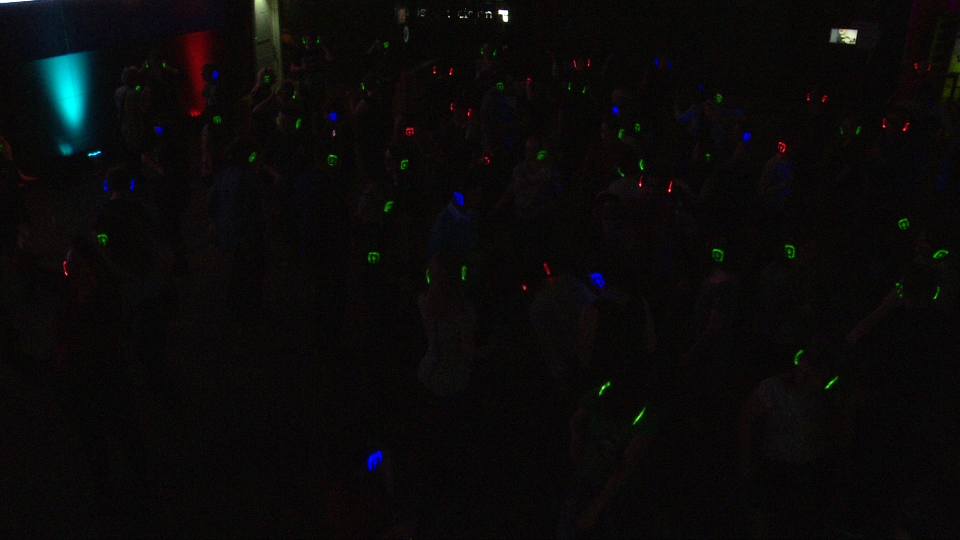
#> input picture SilentDiscoProcessing/test_images/Trimmed_1_2.png, 1920 x 1080 px, given as the content of the folder /Users/artemiscapari/Desktop/SilentDisco/SilentD/all_images, which was not available (shown at 1/2 size)
$ python Run_Sift.py   (older library calls are emulated)
#> lines starting #> are read from the running program, lines starting #| are printed output that depends on the picture; pictures that were not available may be replaced by others from this repository, and a replacement may not be noted
### SilentDiscoProcessing/Functions.py
#Functions for Silent Disco Processing

import os
import cv2
import numpy as np
import math
from matplotlib import pyplot as plt
import operator
from operator import itemgetter
from os import listdir
from os.path import isfile, join
import glob


#############################
# Video processing#
#############################

# [46 lines left out: functions read_video, get_number_frames, extract_frame, not called in this run]


##########################
#  Image Processing  #
##########################

def read_image(imin, colorspace = None):
    """ Reads an image from filepath.

    Args:
        imin: full path to image (absolute or relative), if it's not a string the function assumes
              it to be an image.
        colorspace: one of the following cv2.imread flags: cv2.IMREAD_COLOR, cv2.IMREAD_GRAYSCALE,
                    cv2.IMREAD_UNCHANGED (optional).
    Returns:
        An image array.
    """

    if isinstance(imin, str):
        imin = os.path.expanduser(imin)

        return cv2.imread(imin)

        # [5 lines of commented-out code are left out]
    else:
        return imin

# [38 lines left out: functions save_images, save_image, not called in this run]

def separate_colors(imin, imdir = None):
    """ Takes a colour image and separates the colour layers.

    Args:
        imin: path to image (absolute or relative) or color image to separate.
        imdir:

    Returns:
        saves individual color layers to file
        b, g, r: individual color layers of the original image.
    """

    img = read_image(imin)

    r, g, b = cv2.split(img)


    return r, g, b


########################
#  Headphone Detection #
########################


# [167 lines left out: functions double_contour, find_boxes, crop_save, crop_checking_saving, not called in this run]


#############################
#           SIFT            #
#############################


# Creates sift features
sift = cv2.xfeatures2d.SIFT_create()


def find_keypoints(images):
    """ Stores needed information about the headphones.

    Args:
        images: original list of images

    Returns:
        keypoints: tuple with the keypoints, number of keypoints and desciptors

    """

    keypoints = []
    id = 0

    for img in images :

        kp, des = sift.detectAndCompute(img,None)
        keypoints.append((kp,des,len(kp)))
        id+=1
        print(id, len(kp))

    return keypoints


def sort_points(pts):
    """ Sorts the list of keypoints of the original images by distance from zero point.

    Args:
        pts: unsorted list of keypoints found

    Returns:
        sorted_pts: sorted list of keypoints by distance from zero point

    """

    indices = {}
    sorted_pts = []

    for i in range(0,len(pts)):
        distance = math.sqrt( ((0-pts[i][0])**2)+((0- pts[i][1])**2))
        indices[i] = distance

    indices = sorted(indices.items(), key=operator.itemgetter(1))

    for i in indices:
        index = i[0]
        sorted_pts.append(pts[index])

    return sorted_pts


def group_keypoints(sorted_pts):
    """ Groups the overlapping boxes together in seperate keys.

    Args:
        sorted_pts: sorted list of keypoints of original images

    Returns:
        headphones: dictionary with the overlapping boxes in seperate keys

    """

    max_kp_distance = 15
    headphones = {}
    coordinates = []
    hp_id = 0
    for i in range(0,len(sorted_pts)):
        distance = math.sqrt(((sorted_pts[i-1][0]-sorted_pts[i][0])**2)+((sorted_pts[i-1][1]- sorted_pts[i][1])**2))
        coordinates.append(sorted_pts[i-1])
        if distance < max_kp_distance:
            coordinates.append(sorted_pts[i])
        else:
            headphones[hp_id] = coordinates
            hp_id +=1
            coordinates = []
    return headphones


# [59 lines left out: functions closest_box, find_rect_bounds, not called in this run]


def detect_objects(keypoints, input_image):
    """ Uses the keypoints of the original iages of the headphones to detect headphones in the input image.

    Args:
        keypoints: dictionary of the keypoints found in the original images of the headphones
        input_image: input image of the disco

    Returns:
        rect_list: list with all the rectangels which are detected
        clr_list: list with the colors of all the rectangles

    """

    sift = cv2.xfeatures2d.SIFT_create()

    r,g,b = separate_colors(input_image)

    kpr, desr = sift.detectAndCompute(r ,None)
    kpg, desg = sift.detectAndCompute(g ,None)
    kpb, desb = sift.detectAndCompute(b ,None)


    FLANN_INDEX_KDTREE = 0
    index_params = dict(algorithm = FLANN_INDEX_KDTREE, trees = 5)
    search_params = dict(checks = 50)
    flann = cv2.FlannBasedMatcher(index_params, search_params)
    colors = [['red', kpr, desr, (255,0,0) ], ['green',kpg, desg, (0,255,0) ],['blue',kpb, desb, (0,0, 255) ] ]
    rect_list = []
    clr_list= []

    for image in keypoints: # for every headphone image
        [kp1, des1, k] = image
        print(k)
        for color in colors: # detect this headphone in every color
            [colorname, kpt, desc, rgb_code] = color
            matches = flann.knnMatch(des1,desc,k)
            pts = []
            kp_thresh = int(k*0.5)
            wall = 50

            for keypoints in matches:

                for m in keypoints:
                    pts.append(list(kpt[m.trainIdx].pt))

            sorted_pts = sort_points(pts)

            headphones = group_keypoints(sorted_pts)


            for headphone in headphones:
                points = headphones[headphone]

                if len(points) > kp_thresh :

                    if points:
                        [x,y] = map(itemgetter(0),points), map(itemgetter(1),points)
                        [x,y] = int(sum(x)/len(x)),int(sum(y)/len(y)) # average of the keypoints, use it as center of headphone
                        longest_distance_x,longest_distance_y = find_rect_bounds(x, y, points)
                        x1,y1,x2,y2 = [int(x-longest_distance_x-15) ,int(y-longest_distance_y-15),int(x+longest_distance_x+15) ,int(y+ longest_distance_y+15)]

                        if y1 > wall: # filter out the lights on the wall
                            rect_list.append((x1,y1,x2,y2))
                            clr_list.append(rgb_code)

    return rect_list, clr_list

# [26 lines left out: function find_best_detections, not called in this run]

### SilentDiscoProcessing/Run_Sift.py
import cv2
import numpy as np
import matplotlib.pyplot as plt
import math
import operator
from operator import itemgetter
import glob
from os import listdir
from os.path import isfile, join
import numpy
import cv2
from Functions import *

# read images of headphones

mypath='/Users/artemiscapari/Desktop/SilentDisco/SilentD/all_images'
onlyfiles = [ f for f in listdir(mypath) if isfile(join(mypath,f)) and f[-4:] == '.png']

images = numpy.empty(len(onlyfiles), dtype=object)
for n in range(0, len(onlyfiles)):
  images[n] = cv2.imread( join(mypath,onlyfiles[n]),0)

#images = [cv2.imread('/Users/artemiscapari/Downloads/siften/sd/silent-disco-london-image2.png',0)]
disco = cv2.imread('disco2.png')
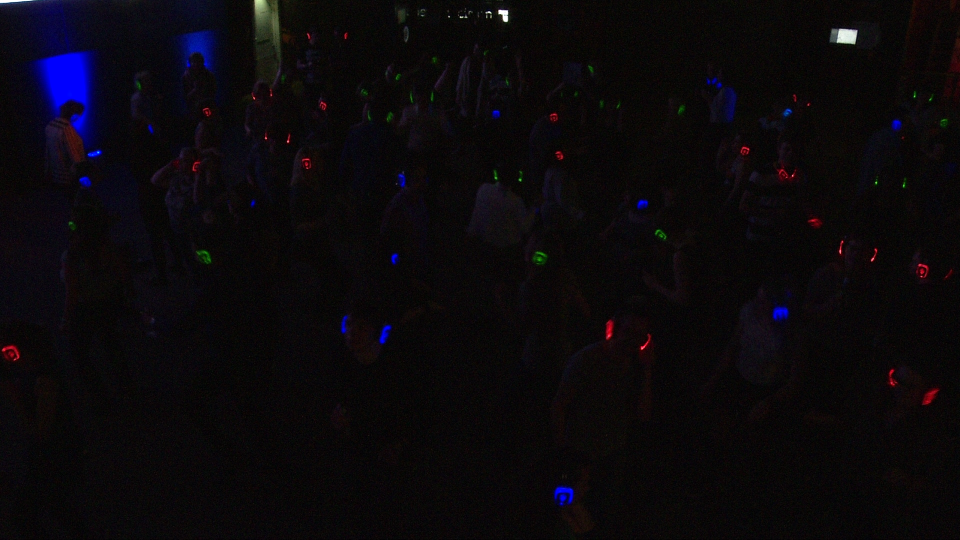
#> input picture SilentDiscoProcessing/disco2.png, 1920 x 1080 px (shown at 1/2 size)
#> disco is the input picture: shape (1080, 1920, 3); mean B, G, R 11.9, 8.3, 11

#disco = cv2.imread('/Users/artemiscapari/Downloads/siften/test_images/Trimmed_1_4.png')

keypoints = find_keypoints(images)
#> after the loop in find_keypoints, `for img in images :`: id = 1; keypoints = 1 item
#> keypoints = 1 item

rect_list, clrs = detect_objects(keypoints, disco)
#> in separate_colors, `r, g, b = cv2.split(img)`:
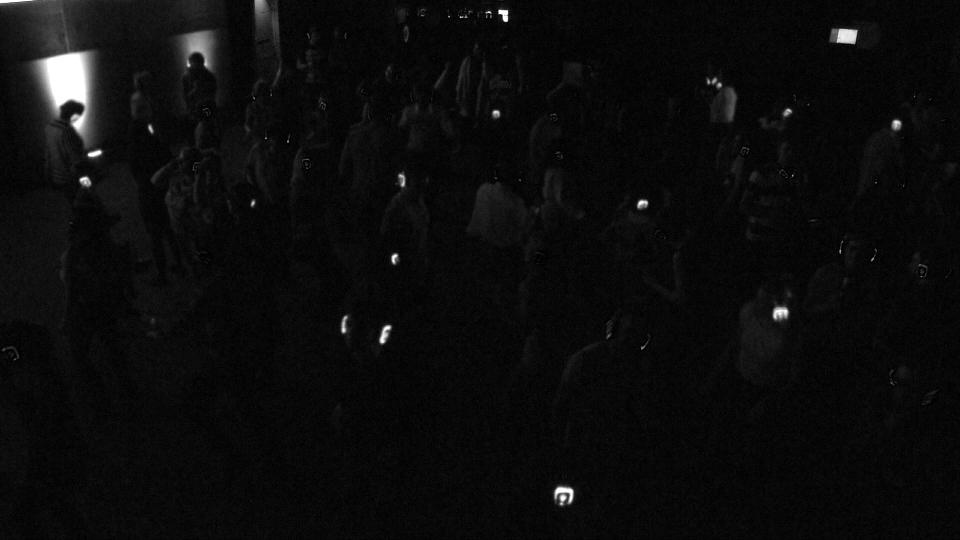
#> r: shape (1080, 1920) (shown at 1/2 size); min 0, max 255, mean 11.9
#> in separate_colors, `r, g, b = cv2.split(img)`:
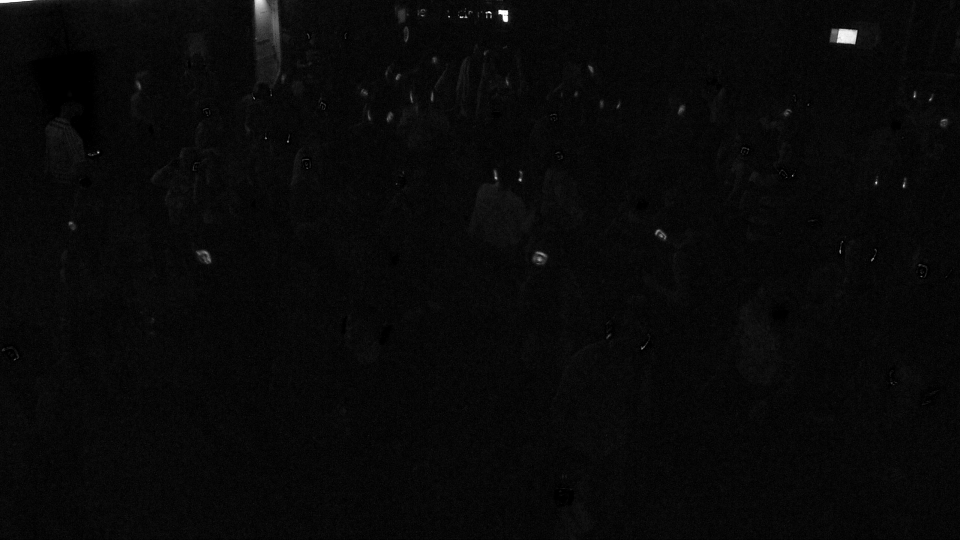
#> g: shape (1080, 1920) (shown at 1/2 size); min 0, max 255, mean 8.3
#> in detect_objects, `kpr, desr = sift.detectAndCompute(r ,None)`: kpr = 413 keypoints; strongest (x, y, size): (133, 155, 70.7), (1693, 72, 24), (1009, 28, 13.4), (1011, 38, 7.6)
#> in detect_objects, `kpg, desg = sift.detectAndCompute(g ,None)`: kpg = 264 keypoints; strongest (x, y, size): (1693, 73, 23.9), (1009, 29, 13.5), (921, 34, 2.4), (978, 24, 3.1)
#> in detect_objects, `kpb, desb = sift.detectAndCompute(b ,None)`: kpb = 357 keypoints; strongest (x, y, size): (1693, 72, 23.7), (1008, 28, 13.6), (978, 24, 3), (921, 34, 2.3)
#> the loop in detect_objects, `for image in keypoints:` made 1 pass
#> k on pass 1: 365
#| 365
#> after the loop in detect_objects, `for image in keypoints:`: clr_list = []
#> (the run stopped early here; a loop or call above may not have finished)
